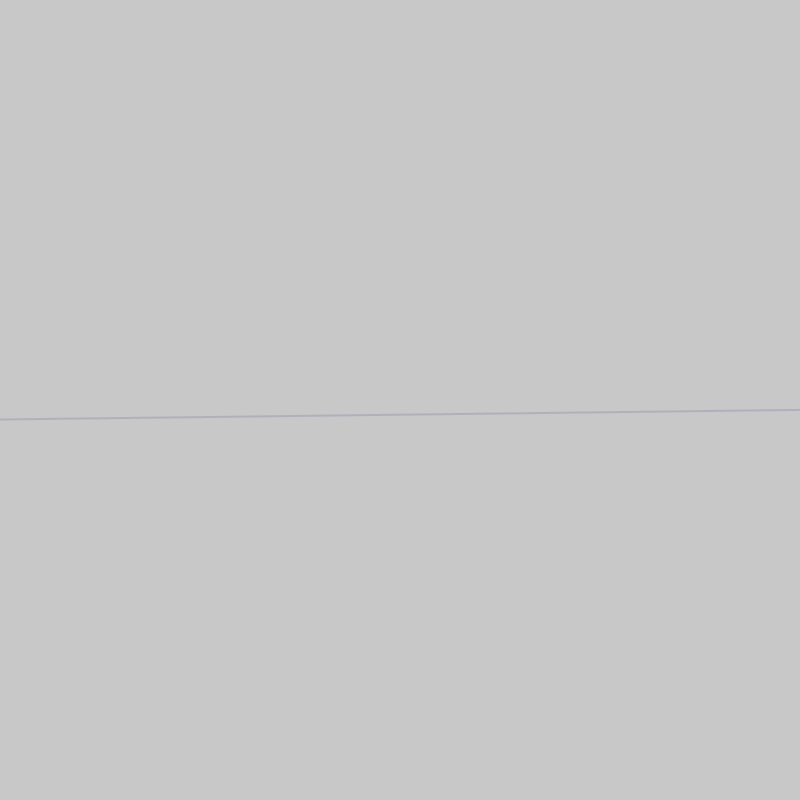
Frame 1 (no input)
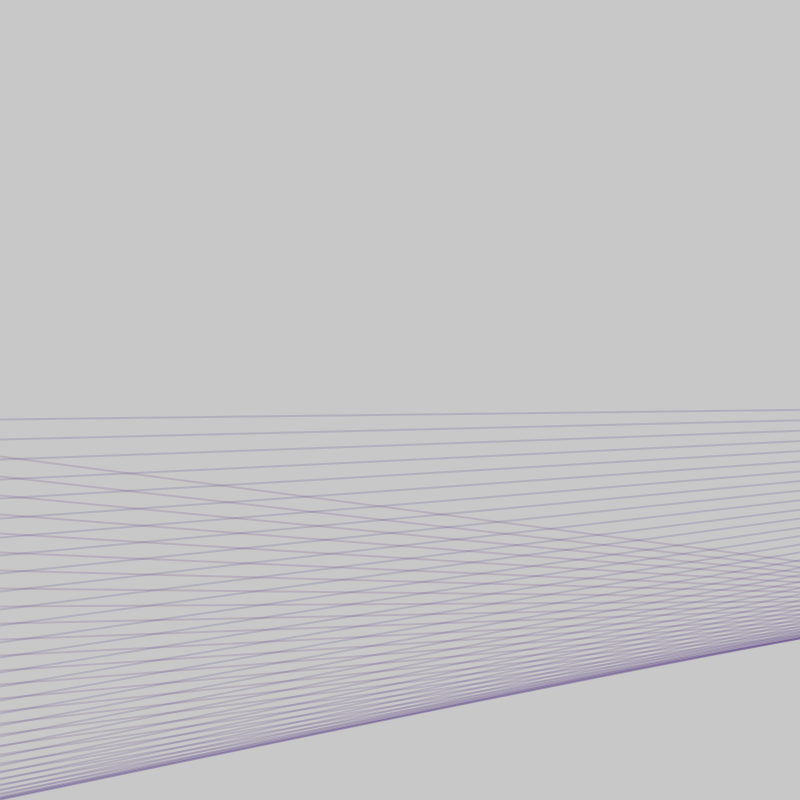
Frame 60 (the mouse pressed at the canvas centre just before this capture)
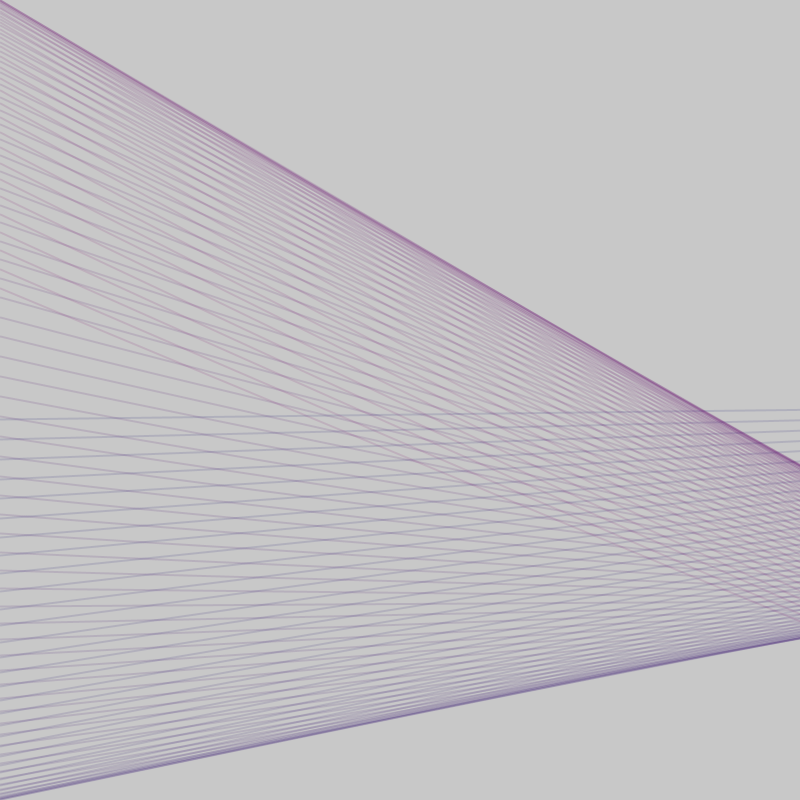
Frame 120 (the mouse held since frame 60 and released just before this capture)

The Processing sketch that drew these frames (run headless with seeded random() and noise(); from frame 60 on, the mouse is pressed at the canvas centre):

// Processing sketch: processing_144657
// ── processing_144657.pde

/*
Pearlyn Lii
 ID 3 - Spring 2013
 1/31/13
 */

//declare global variables -----

float i = 0;
float j = 0;
float k = 0;

//setup -----

void setup() {
  background(200);
  size(800, 800);
  smooth();
  strokeWeight(2);
}

//draw -----

void draw() {
  i = i + .01; //changes path 
  j = j + .05; //changes path

  //_____________________________

  //changes color increment
  k = k + 1; 
  if (k > 300) {
    k = 0;
  }
  stroke(k+3, 0, 100, 30); //changes color range

  float a = map(cos(i), -4, 2, 0, width+800);
  float b = map(sin(i), -1, 1, 0, height);
  float c = map(cos(j), -4, 2, 0, width-800);
  float d = map(sin(j), -1, 1, 0, height);

  line(a, b, c, d);
}
